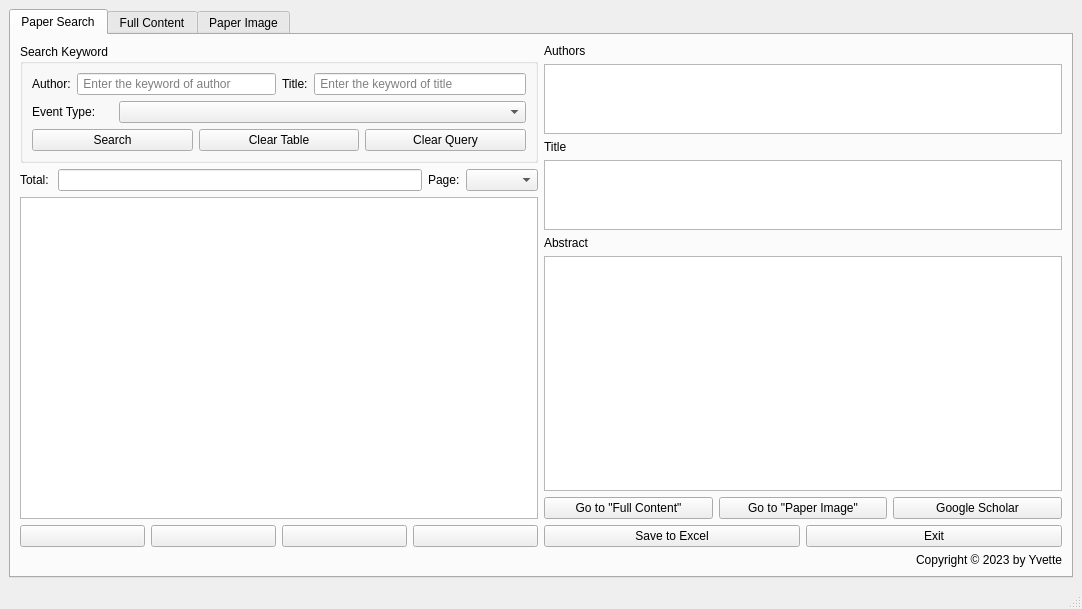
<?xml version="1.0" encoding="UTF-8"?>
<ui version="4.0">
 <class>MainWindow</class>
 <widget class="QMainWindow" name="MainWindow">
  <property name="geometry">
   <rect>
    <x>0</x>
    <y>0</y>
    <width>1082</width>
    <height>609</height>
   </rect>
  </property>
  <property name="windowTitle">
   <string>MainWindow</string>
  </property>
  <widget class="QWidget" name="centralwidget">
   <layout class="QVBoxLayout" name="verticalLayout_12">
    <item>
     <widget class="QTabWidget" name="tabWidget">
      <property name="currentIndex">
       <number>0</number>
      </property>
      <widget class="QWidget" name="tab">
       <attribute name="title">
        <string>Paper Search</string>
       </attribute>
       <layout class="QVBoxLayout" name="verticalLayout_14">
        <item>
         <layout class="QHBoxLayout" name="horizontalLayout_11">
          <item>
           <layout class="QVBoxLayout" name="verticalLayout_6">
            <item>
             <widget class="QGroupBox" name="groupBox">
              <property name="title">
               <string>Search Keyword</string>
              </property>
              <layout class="QVBoxLayout" name="verticalLayout_5">
               <item>
                <layout class="QHBoxLayout" name="horizontalLayout_3">
                 <item>
                  <layout class="QHBoxLayout" name="horizontalLayout">
                   <item>
                    <widget class="QLabel" name="label_2">
                     <property name="text">
                      <string>Author:</string>
                     </property>
                    </widget>
                   </item>
                   <item>
                    <widget class="QLineEdit" name="lineEdit_author">
                     <property name="placeholderText">
                      <string> Enter the keyword of author</string>
                     </property>
                    </widget>
                   </item>
                  </layout>
                 </item>
                 <item>
                  <layout class="QHBoxLayout" name="horizontalLayout_2">
                   <item>
                    <widget class="QLabel" name="label_3">
                     <property name="text">
                      <string>Title:</string>
                     </property>
                    </widget>
                   </item>
                   <item>
                    <widget class="QLineEdit" name="lineEdit_keyword">
                     <property name="placeholderText">
                      <string> Enter the keyword of title</string>
                     </property>
                    </widget>
                   </item>
                  </layout>
                 </item>
                </layout>
               </item>
               <item>
                <layout class="QHBoxLayout" name="horizontalLayout_4" stretch="1,5">
                 <item>
                  <widget class="QLabel" name="label_4">
                   <property name="mouseTracking">
                    <bool>false</bool>
                   </property>
                   <property name="toolTip">
                    <string/>
                   </property>
                   <property name="text">
                    <string>Event Type: </string>
                   </property>
                  </widget>
                 </item>
                 <item>
                  <widget class="QComboBox" name="comboBox_eventType">
                   <property name="mouseTracking">
                    <bool>true</bool>
                   </property>
                   <property name="contextMenuPolicy">
                    <enum>Qt::DefaultContextMenu</enum>
                   </property>
                   <property name="toolTip">
                    <string extracomment="Tip: You must select an event type to search."/>
                   </property>
                   <property name="toolTipDuration">
                    <number>30</number>
                   </property>
                   <property name="inputMethodHints">
                    <set>Qt::ImhNone</set>
                   </property>
                   <property name="currentText">
                    <string/>
                   </property>
                   <property name="currentIndex">
                    <number>-1</number>
                   </property>
                   <item>
                    <property name="text">
                     <string>Poster</string>
                    </property>
                   </item>
                   <item>
                    <property name="text">
                     <string>Oral</string>
                    </property>
                   </item>
                   <item>
                    <property name="text">
                     <string>Spotlight</string>
                    </property>
                   </item>
                   <item>
                    <property name="text">
                     <string>Poster, Oral, Spotlight</string>
                    </property>
                   </item>
                  </widget>
                 </item>
                </layout>
               </item>
               <item>
                <layout class="QHBoxLayout" name="horizontalLayout_5">
                 <item>
                  <widget class="QPushButton" name="pushButton_search">
                   <property name="text">
                    <string>Search</string>
                   </property>
                  </widget>
                 </item>
                 <item>
                  <widget class="QPushButton" name="pushButton_clearTable">
                   <property name="text">
                    <string>Clear Table</string>
                   </property>
                  </widget>
                 </item>
                 <item>
                  <widget class="QPushButton" name="pushButton_clearQuery">
                   <property name="text">
                    <string>Clear Query</string>
                   </property>
                  </widget>
                 </item>
                </layout>
               </item>
              </layout>
             </widget>
            </item>
            <item>
             <layout class="QVBoxLayout" name="verticalLayout_4">
              <item>
               <layout class="QHBoxLayout" name="horizontalLayout_6">
                <item>
                 <widget class="QLabel" name="label_6">
                  <property name="text">
                   <string>Total: </string>
                  </property>
                 </widget>
                </item>
                <item>
                 <widget class="QLineEdit" name="lineEdit_total">
                  <property name="cursor">
                   <cursorShape>IBeamCursor</cursorShape>
                  </property>
                  <property name="readOnly">
                   <bool>true</bool>
                  </property>
                 </widget>
                </item>
                <item>
                 <widget class="QLabel" name="label_5">
                  <property name="text">
                   <string>Page:</string>
                  </property>
                 </widget>
                </item>
                <item>
                 <widget class="QComboBox" name="comboBox_page"/>
                </item>
               </layout>
              </item>
              <item>
               <widget class="QTableView" name="tableView">
                <property name="verticalScrollBarPolicy">
                 <enum>Qt::ScrollBarAsNeeded</enum>
                </property>
                <property name="horizontalScrollBarPolicy">
                 <enum>Qt::ScrollBarAsNeeded</enum>
                </property>
                <attribute name="horizontalHeaderShowSortIndicator" stdset="0">
                 <bool>true</bool>
                </attribute>
               </widget>
              </item>
             </layout>
            </item>
            <item>
             <layout class="QHBoxLayout" name="horizontalLayout_7">
              <item>
               <widget class="QPushButton" name="pushButton_first">
                <property name="text">
                 <string/>
                </property>
                <property name="icon">
                 <iconset>
                  <normalon>icon/first.png</normalon>
                 </iconset>
                </property>
               </widget>
              </item>
              <item>
               <widget class="QPushButton" name="pushButton_previous">
                <property name="text">
                 <string/>
                </property>
                <property name="icon">
                 <iconset>
                  <normalon>icon/previous.png</normalon>
                 </iconset>
                </property>
               </widget>
              </item>
              <item>
               <widget class="QPushButton" name="pushButton_next">
                <property name="text">
                 <string/>
                </property>
                <property name="icon">
                 <iconset>
                  <normalon>icon/next.png</normalon>
                 </iconset>
                </property>
               </widget>
              </item>
              <item>
               <widget class="QPushButton" name="pushButton_last">
                <property name="text">
                 <string/>
                </property>
                <property name="icon">
                 <iconset>
                  <normalon>icon/last.png</normalon>
                 </iconset>
                </property>
               </widget>
              </item>
             </layout>
            </item>
           </layout>
          </item>
          <item>
           <layout class="QVBoxLayout" name="verticalLayout_8">
            <item>
             <layout class="QVBoxLayout" name="verticalLayout_10" stretch="1,1,10">
              <item>
               <layout class="QVBoxLayout" name="verticalLayout">
                <item>
                 <widget class="QLabel" name="label_7">
                  <property name="text">
                   <string>Authors</string>
                  </property>
                 </widget>
                </item>
                <item>
                 <widget class="QTextBrowser" name="textBrowser_authors"/>
                </item>
               </layout>
              </item>
              <item>
               <layout class="QVBoxLayout" name="verticalLayout_3">
                <item>
                 <widget class="QLabel" name="label_9">
                  <property name="text">
                   <string>Title</string>
                  </property>
                 </widget>
                </item>
                <item>
                 <widget class="QTextBrowser" name="textBrowser_title"/>
                </item>
               </layout>
              </item>
              <item>
               <layout class="QVBoxLayout" name="verticalLayout_2">
                <item>
                 <widget class="QLabel" name="label">
                  <property name="text">
                   <string>Abstract</string>
                  </property>
                 </widget>
                </item>
                <item>
                 <widget class="QTextBrowser" name="textBrowser_abstract"/>
                </item>
               </layout>
              </item>
             </layout>
            </item>
            <item>
             <layout class="QHBoxLayout" name="horizontalLayout_8">
              <item>
               <widget class="QPushButton" name="pushButton_goTab2">
                <property name="text">
                 <string>Go to &quot;Full Content&quot;</string>
                </property>
               </widget>
              </item>
              <item>
               <widget class="QPushButton" name="pushButton_image_Tab1">
                <property name="text">
                 <string>Go to &quot;Paper Image&quot;</string>
                </property>
               </widget>
              </item>
              <item>
               <widget class="QPushButton" name="pushButton_scholar">
                <property name="text">
                 <string>Google Scholar</string>
                </property>
               </widget>
              </item>
             </layout>
            </item>
            <item>
             <layout class="QHBoxLayout" name="horizontalLayout_9">
              <item>
               <widget class="QPushButton" name="pushButton_save">
                <property name="text">
                 <string>Save to Excel</string>
                </property>
               </widget>
              </item>
              <item>
               <widget class="QPushButton" name="pushButton_exit">
                <property name="text">
                 <string>Exit</string>
                </property>
               </widget>
              </item>
             </layout>
            </item>
           </layout>
          </item>
         </layout>
        </item>
        <item>
         <widget class="QLabel" name="label_10">
          <property name="layoutDirection">
           <enum>Qt::LeftToRight</enum>
          </property>
          <property name="styleSheet">
           <string notr="true">font: 12pt &quot;Andale Mono&quot;;</string>
          </property>
          <property name="text">
           <string>Copyright © 2023 by Yvette</string>
          </property>
          <property name="alignment">
           <set>Qt::AlignRight|Qt::AlignTrailing|Qt::AlignVCenter</set>
          </property>
         </widget>
        </item>
       </layout>
      </widget>
      <widget class="QWidget" name="tab_2">
       <attribute name="title">
        <string>Full Content</string>
       </attribute>
       <layout class="QVBoxLayout" name="verticalLayout_13">
        <item>
         <layout class="QVBoxLayout" name="verticalLayout_7">
          <item>
           <layout class="QVBoxLayout" name="verticalLayout_9">
            <item>
             <widget class="QLabel" name="label_8">
              <property name="text">
               <string>Full Content</string>
              </property>
             </widget>
            </item>
            <item>
             <widget class="QTextBrowser" name="textBrowser_fullContent"/>
            </item>
           </layout>
          </item>
          <item>
           <layout class="QHBoxLayout" name="horizontalLayout_10" stretch="0,0,0,0">
            <item>
             <widget class="QPushButton" name="pushButton_backTab1">
              <property name="text">
               <string>Go to &quot;Paper Search&quot;</string>
              </property>
             </widget>
            </item>
            <item>
             <widget class="QPushButton" name="pushButton_image_Tab2">
              <property name="text">
               <string>Go to &quot;Paper Image&quot;</string>
              </property>
             </widget>
            </item>
            <item>
             <widget class="QPushButton" name="pushButton_scholar_Tab2">
              <property name="text">
               <string>Google Scholar</string>
              </property>
             </widget>
            </item>
            <item>
             <widget class="QPushButton" name="pushButton_exit_Tab2">
              <property name="text">
               <string>Exit</string>
              </property>
             </widget>
            </item>
           </layout>
          </item>
         </layout>
        </item>
        <item>
         <widget class="QLabel" name="label_11">
          <property name="styleSheet">
           <string notr="true">font: 12pt &quot;Andale Mono&quot;;</string>
          </property>
          <property name="text">
           <string>Copyright © 2023 by Yvette</string>
          </property>
          <property name="alignment">
           <set>Qt::AlignRight|Qt::AlignTrailing|Qt::AlignVCenter</set>
          </property>
         </widget>
        </item>
       </layout>
      </widget>
      <widget class="QWidget" name="tab_3">
       <attribute name="title">
        <string>Paper Image</string>
       </attribute>
       <layout class="QHBoxLayout" name="horizontalLayout_13">
        <item>
         <layout class="QVBoxLayout" name="verticalLayout_11" stretch="5,1">
          <item>
           <widget class="QLabel" name="label_image">
            <property name="text">
             <string/>
            </property>
            <property name="alignment">
             <set>Qt::AlignCenter</set>
            </property>
           </widget>
          </item>
          <item>
           <layout class="QHBoxLayout" name="horizontalLayout_12" stretch="1,1,1">
            <item>
             <widget class="QPushButton" name="pushButton_paperSearch_Tab3">
              <property name="text">
               <string>Go to &quot;Paper Search&quot;</string>
              </property>
             </widget>
            </item>
            <item>
             <widget class="QPushButton" name="pushButton_FullContent_Tab3">
              <property name="text">
               <string>Go to &quot;Full Content&quot;</string>
              </property>
             </widget>
            </item>
            <item>
             <widget class="QPushButton" name="pushButton_exit_Tab3">
              <property name="text">
               <string>Exit</string>
              </property>
             </widget>
            </item>
           </layout>
          </item>
         </layout>
        </item>
       </layout>
      </widget>
     </widget>
    </item>
   </layout>
  </widget>
  <widget class="QMenuBar" name="menubar">
   <property name="geometry">
    <rect>
     <x>0</x>
     <y>0</y>
     <width>1082</width>
     <height>24</height>
    </rect>
   </property>
  </widget>
  <widget class="QStatusBar" name="statusbar"/>
 </widget>
 <resources/>
 <connections/>
</ui>
